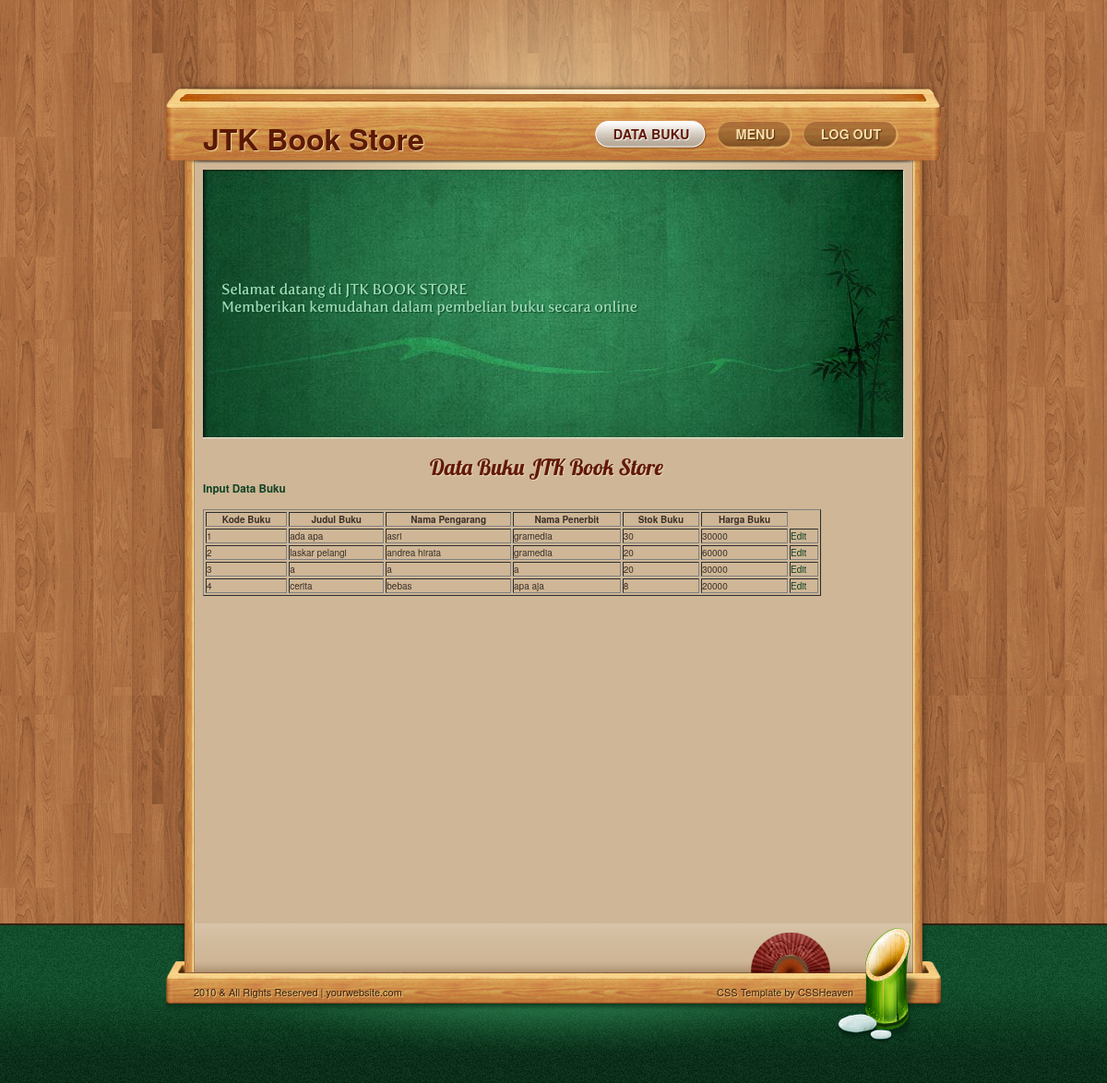
Screenshot of /indexadmin.php (signed in) with the database file from the repository.
### tables this page shows
CREATE TABLE IF NOT EXISTS `data_buku` (
  `kode_buku` int(11) NOT NULL AUTO_INCREMENT,
  `judul_buku` varchar(150) NOT NULL,
  `pengarang_buku` varchar(60) NOT NULL,
  `penerbit_buku` varchar(50) NOT NULL,
  `harga_buku` int(11) NOT NULL,
  `stok_buku` int(11) NOT NULL,
  PRIMARY KEY (`kode_buku`)
);

### data_buku.php (the view)
<html>
	<body>
		<h2 align="center">Data Buku JTK Book Store</h2>
		<h3><a href="indexadmin.php?menu=<?php echo "inputbuku";?>">Input Data Buku</a></h3></br>
		<?php include 'connect.php';
		$data=mysql_query("select * from data_buku");
		if(mysql_num_rows($data)!=0)
		{
		?>
		<table width="90%" align="center" border="1">
			<tr>
				<th>Kode Buku</th>
				<th>Judul Buku</th>
				<th>Nama Pengarang</th>
				<th>Nama Penerbit</th>
				<th>Stok Buku</th>
				<th>Harga Buku</th>
			</tr>
			<?php while($tampil=mysql_fetch_array($data)) { ?>
			<tr>
				<td><?php echo $tampil['kode_buku'];?></td>
				<td><?php echo $tampil['judul_buku'];?></td>
				<td><?php echo $tampil['pengarang_buku'];?></td>
				<td><?php echo $tampil['penerbit_buku'];?></td>
				<td><?php echo $tampil['stok_buku'];?></td>
				<td><?php echo $tampil['harga_buku'];?></td>
				<td><a href="indexadmin.php?menu=<?php echo "editbuku";?>&kode_buku=<?php echo $tampil['kode_buku']; ?>">Edit</a></td>
			</tr>
			<?php } ?>
		</table>
		<?php }
		else { echo "Tidak ada data buku dalam database.";}?>
	</body>
</html>

### style.css (style rules this page uses)
html, body { height:100%; }
body { background: url(images/bodybg.jpg) repeat; font-family:"Helvetica Neue", Helvetica, Verdana, sans-serif; color:#3b2f27; position:relative; }
a { color:#0d4022; text-decoration:none; }
#page h2 { font:2.4em 'Lobster', Arial, Helvetica, sans-serif; color:#621907; text-shadow:#ead7be 1px 1px 1px; }

### rows the page displays
data_buku: kode_buku "1", judul_buku "ada apa", pengarang_buku "asri", penerbit_buku "gramedia", stok_buku "30", harga_buku "30000"
data_buku: kode_buku "2", judul_buku "laskar pelangi", pengarang_buku "andrea hirata", penerbit_buku "gramedia", stok_buku "20", harga_buku "60000"
data_buku: kode_buku "3", judul_buku "a", pengarang_buku "a", penerbit_buku "a", stok_buku "20", harga_buku "30000"
data_buku: kode_buku "4", judul_buku "cerita", pengarang_buku "bebas", penerbit_buku "apa aja", stok_buku "8", harga_buku "20000"
